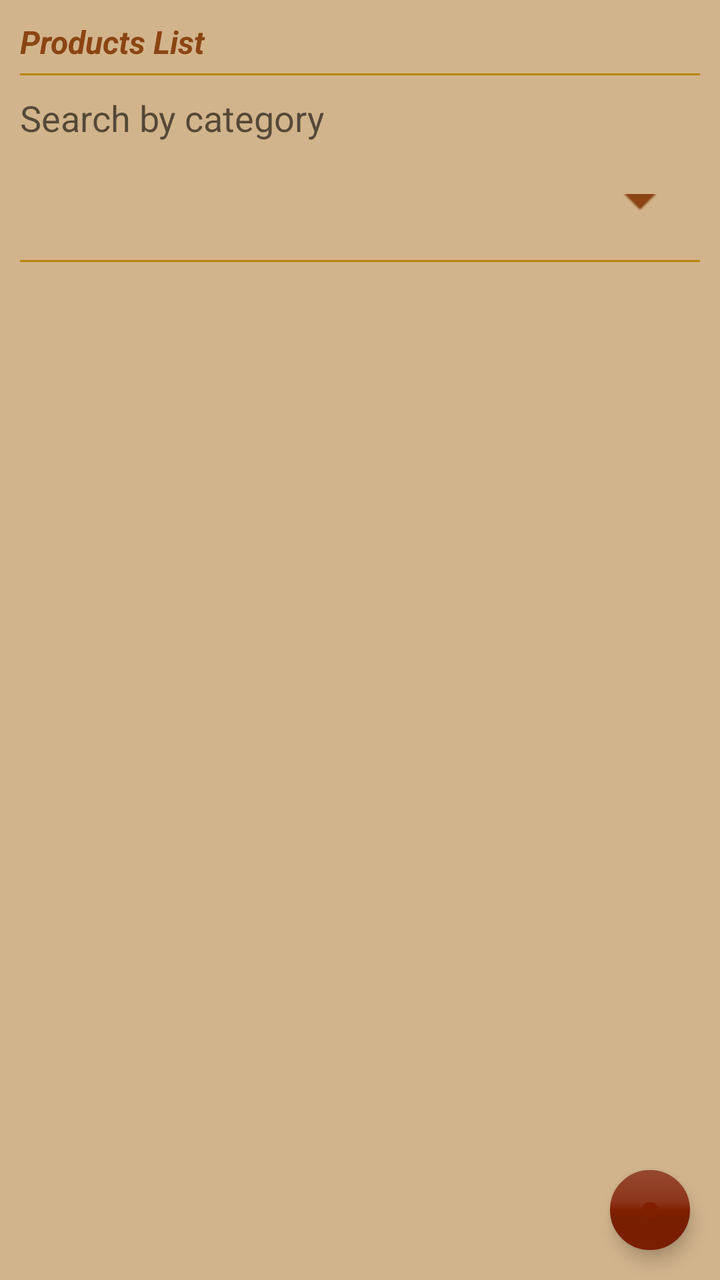
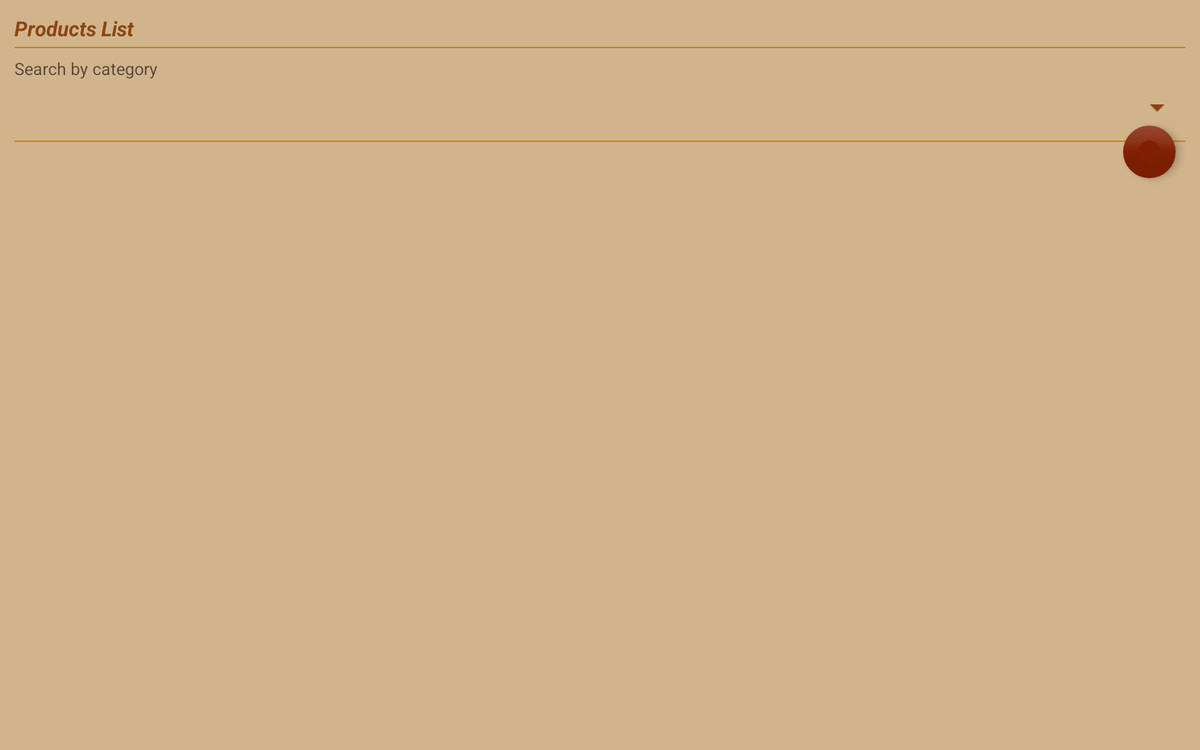

The same Android screen from two of the app's own layout files: first res/layout/ as a phone draws it, then the repository's variant for another configuration, drawn on a device whose configuration selects that folder. Both files follow.
<!-- AndroidManifest.xml: application theme AppTheme -->
<!-- res/layout/fragment_productos_mannager.xml -->
<android.support.design.widget.CoordinatorLayout xmlns:android="http://schemas.android.com/apk/res/android"
    xmlns:app="http://schemas.android.com/apk/res-auto"
    android:id="@+id/coordinator"
    android:layout_width="match_parent"
    android:layout_height="match_parent"
    android:background="@color/windowBackgroundColor">

    <android.support.v7.widget.RecyclerView
        android:id="@+id/list_items"
        android:layout_width="match_parent"
        android:layout_height="match_parent"
        android:layout_below="@+id/app_bar"
        android:paddingLeft="5dp"
        android:paddingRight="5dp"
        android:paddingTop="5dp"
        android:scrollbars="vertical"
        app:layout_behavior="@string/appbar_scrolling_view_behavior" />

    <android.support.design.widget.AppBarLayout
        android:id="@+id/app_bar"
        android:layout_width="match_parent"
        android:layout_height="wrap_content"
        android:fitsSystemWindows="true"
        android:background="@color/windowBackgroundColor"
       >

        
        <android.support.design.widget.CollapsingToolbarLayout
            android:id="@+id/collapser"
            android:layout_width="match_parent"
            android:layout_height="match_parent"
            android:fitsSystemWindows="true"
            app:contentScrim="@color/windowBackgroundColor"
            app:layout_scrollFlags="scroll|exitUntilCollapsed">

            <LinearLayout
                android:layout_width="match_parent"
                android:layout_height="match_parent"
                android:fitsSystemWindows="true"
                android:orientation="vertical"
                android:padding="10dp"
                app:layout_collapseMode="parallax">

                <TextView
                    android:id="@+id/textView20"
                    android:layout_width="match_parent"
                    android:layout_height="wrap_content"
                    android:text="@string/products_list"
                    android:textAppearance="?android:attr/textAppearanceLarge"
                    android:textColor="@color/colorPrimary"
                    android:textSize="@dimen/text_medium"
                    android:textStyle="normal|bold|italic" />

                <View
                    android:layout_width="match_parent"
                    android:layout_height="1dp"
                    android:layout_marginBottom="5dp"
                    android:layout_marginTop="5dp"
                    android:background="@color/textTitletColor"
                    android:textStyle="bold|italic" />

                <TextView
                    android:id="@+id/textView200"
                    android:layout_width="wrap_content"
                    android:layout_height="wrap_content"
                    android:layout_marginTop="4dp"
                    android:ellipsize="end"
                    android:singleLine="true"
                    android:text="@string/searchforcategory"
                    android:textAppearance="?android:attr/textAppearanceMedium"
                     />

                <Spinner
                    android:id="@+id/spinnerCategory2"
                    android:layout_width="match_parent"
                    android:layout_height="wrap_content"
                    android:background="@drawable/spinnerback"
                    android:spinnerMode="dropdown" />

                <View
                    android:layout_width="match_parent"
                    android:layout_height="1dp"
                    android:layout_marginBottom="5dp"
                    android:background="@color/textTitletColor"
                    android:textStyle="bold|italic" />


            </LinearLayout>
        </android.support.design.widget.CollapsingToolbarLayout>


    </android.support.design.widget.AppBarLayout>

    <android.support.design.widget.FloatingActionButton

        android:id="@+id/newproduct"
        android:layout_width="wrap_content"
        android:layout_height="wrap_content"
        android:layout_marginBottom="@dimen/dimen_fabmargin"
        android:layout_marginRight="@dimen/dimen_fabmargin"
        android:src="@drawable/add_min"
        app:borderWidth="@dimen/floatbuttonBorder"
        app:elevation="@dimen/fab_elevation"
        app:fabSize="mini"
        app:layout_anchor="@id/list_items"
        app:layout_anchorGravity="bottom|right" />

</android.support.design.widget.CoordinatorLayout>
<!-- resources referenced by this layout -->
<resources>
  <color name="colorPrimary">#8b4513</color>
  <color name="textTitletColor">#b8860b</color>
  <color name="windowBackgroundColor">#D2B48C</color>
  <dimen name="dimen_fabmargin">15dp</dimen>
  <dimen name="fab_elevation">5dp</dimen>
  <!-- from res/values-v21/ -->
  <dimen name="floatbuttonBorder">16dp</dimen>
  <dimen name="text_medium">16sp</dimen>
  <!-- drawable spinnerback: png bitmap (drawable, 268 bytes) -->
  <string name="products_list">Products List</string>
  <string name="searchforcategory">Search by category</string>
  <!-- from res/values-v21/ -->
  <style name="AppTheme" parent="AppTheme.Base" />
  <!-- from res/values-v21/ -->
  <style name="AppTheme.Base" parent="Theme.AppCompat.Light.NoActionBar">
          <item name="android:windowContentTransitions">true</item>
          <item name="android:windowAllowEnterTransitionOverlap">true</item>
          <item name="android:windowAllowReturnTransitionOverlap">true</item>
          <item name="android:windowSharedElementEnterTransition">@android:transition/move</item>
          <item name="android:windowSharedElementExitTransition">@android:transition/move</item>
          <item name="android:windowBackground">@color/windowBackgroundColor</item>
          <item name="colorAccent">@color/colorAccent</item>
          <item name="colorPrimary">@color/colorPrimary</item>
          <item name="colorPrimaryDark">@color/colorPrimaryDark</item>
          <item name="bs_bottomSheetStyle">@style/BottomSheet.StyleDialog</item>
          <item name="md_background_color">@color/windowBackgroundColor</item>
          <item name="md_title_color">@color/colorPrimary</item>
          <item name="md_content_color">#ff565656</item>
          <item name="md_positive_color">#ff030101</item>
          <item name="md_neutral_color">#ff030101</item>
          <item name="md_negative_color">#ff030101</item>
      </style>
  <color name="colorAccent">#802002</color>
  <color name="colorPrimaryDark">#5e200f</color>
  <style name="BottomSheet.StyleDialog" parent="BottomSheet.Dialog">
          <item name="android:backgroundDimAmount">0.5</item>
          <item name="android:windowAnimationStyle">@style/BottomSheet.Animation</item>
          <item name="android:textColorPrimary">@color/colorPrimary</item>
          <item name="android:textColorSecondary">@android:color/background_dark</item>
          <item name="android:textColorHint">#b8915f23</item>
          <item name="bs_dialogBackground">@color/windowBackgroundColor</item>
          <item name="bs_dividerColor">@color/colorPrimary</item>
          <item name="bs_numColumns">4</item>
          <item name="bs_listStyle">@style/BottomSheet.StyleList</item>
      </style>
  <style name="BottomSheet.StyleList">
          <item name="android:listSelector">@drawable/bs_list_selector</item>
          <item name="android:layoutAnimation">@anim/bs_list_layout_fade_in</item>
      </style>
  <!-- drawable bs_list_selector (drawable) -->
  <?xml version="1.0" encoding="utf-8"?>
  <selector xmlns:android="http://schemas.android.com/apk/res/android">
  
      <item android:state_pressed="true">
          <shape>
              <padding android:bottom="@dimen/dimen_padding_button" android:top="@dimen/dimen_padding_button" />
              <solid android:color="@color/textTitletColor" />
          </shape>
      </item>
      <item android:state_focused="true">
          <shape>
              <padding android:bottom="@dimen/dimen_padding_button" android:top="@dimen/dimen_padding_button" />
              <solid android:color="#77000000" />
          </shape>
      </item>
      <item android:drawable="@android:color/transparent" />
  
  </selector>
  <dimen name="dimen_padding_button">10dp</dimen>
</resources>
<!-- res/layout-xlarge/fragment_productos_mannager.xml (the repository's variant of the layout above) -->
<!-- drawn on a large tablet held sideways -->
<android.support.design.widget.CoordinatorLayout xmlns:android="http://schemas.android.com/apk/res/android"
    xmlns:app="http://schemas.android.com/apk/res-auto"
    android:id="@+id/coordinator"
    android:layout_width="match_parent"
    android:layout_height="match_parent"
    android:background="@color/windowBackgroundColor">

    <LinearLayout
        android:layout_width="match_parent"
        android:layout_height="wrap_content"
        android:layout_margin="15dp"
        android:orientation="vertical">


        <TextView
            android:id="@+id/textView20"
            android:layout_width="match_parent"
            android:layout_height="wrap_content"

            android:text="@string/products_list"
            android:textAppearance="?android:attr/textAppearanceLarge"
            android:textColor="@color/colorPrimary"
            android:textStyle="normal|bold|italic" />

        <View
            android:id="@+id/separator"
            android:layout_width="match_parent"
            android:layout_height="1dp"
            android:layout_marginBottom="5dp"
            android:layout_marginTop="5dp"
            android:background="@color/textTitletColor"
            android:textStyle="bold|italic" />

        <TextView
            android:id="@+id/textView200"
            android:layout_width="wrap_content"
            android:layout_height="wrap_content"
            android:layout_marginTop="4dp"
            android:ellipsize="end"
            android:singleLine="true"
            android:text="@string/searchforcategory"
            android:textAppearance="?android:attr/textAppearanceMedium"
            />

        <Spinner
            android:id="@+id/spinnerCategory2"
            android:layout_width="match_parent"
            android:layout_height="wrap_content"
            android:background="@drawable/spinnerback"
            android:spinnerMode="dropdown" />

        <View
            android:layout_width="match_parent"
            android:layout_height="1dp"
            android:layout_marginBottom="5dp"
            android:layout_marginTop="5dp"
            android:background="@color/textTitletColor"
            android:textStyle="bold|italic" />

        <android.support.v7.widget.RecyclerView
            android:id="@+id/list_items"
            android:layout_width="match_parent"
            android:layout_height="match_parent"
            android:layout_alignParentEnd="true"
            android:layout_alignParentRight="true"
            android:paddingLeft="5dp"
            android:paddingRight="5dp"
            android:paddingTop="5dp"
            android:scrollbars="vertical" />
    </LinearLayout>

    <android.support.design.widget.FloatingActionButton
        android:id="@+id/newproduct"
        android:layout_width="56dp"
        android:layout_height="56dp"
        android:layout_marginRight="@dimen/dimen_fabmargin"
        android:layout_marginBottom="@dimen/dimen_fabmargin"
        android:src="@drawable/add_min"
        app:borderWidth="@dimen/floatbuttonBorder"
        app:layout_anchor="@id/list_items"
        app:layout_anchorGravity="bottom|right"
        android:elevation="@dimen/fab_elevation"
        android:cropToPadding="false" />
</android.support.design.widget.CoordinatorLayout>
<!-- resources referenced by the variant -->
<!-- as a large tablet held sideways resolves them -->
<resources>
  <color name="colorPrimary">#8b4513</color>
  <color name="textTitletColor">#b8860b</color>
  <color name="windowBackgroundColor">#D2B48C</color>
  <!-- from res/values-xlarge/ -->
  <dimen name="dimen_fabmargin">26dp</dimen>
  <dimen name="fab_elevation">5dp</dimen>
  <!-- from res/values-v21/ -->
  <dimen name="floatbuttonBorder">16dp</dimen>
  <!-- drawable spinnerback: png bitmap (drawable, 268 bytes) -->
  <string name="products_list">Products List</string>
  <string name="searchforcategory">Search by category</string>
  <!-- from res/values-v21/ -->
  <style name="AppTheme" parent="AppTheme.Base" />
  <!-- from res/values-v21/ -->
  <style name="AppTheme.Base" parent="Theme.AppCompat.Light.NoActionBar">
          <item name="android:windowContentTransitions">true</item>
          <item name="android:windowAllowEnterTransitionOverlap">true</item>
          <item name="android:windowAllowReturnTransitionOverlap">true</item>
          <item name="android:windowSharedElementEnterTransition">@android:transition/move</item>
          <item name="android:windowSharedElementExitTransition">@android:transition/move</item>
          <item name="android:windowBackground">@color/windowBackgroundColor</item>
          <item name="colorAccent">@color/colorAccent</item>
          <item name="colorPrimary">@color/colorPrimary</item>
          <item name="colorPrimaryDark">@color/colorPrimaryDark</item>
          <item name="bs_bottomSheetStyle">@style/BottomSheet.StyleDialog</item>
          <item name="md_background_color">@color/windowBackgroundColor</item>
          <item name="md_title_color">@color/colorPrimary</item>
          <item name="md_content_color">#ff565656</item>
          <item name="md_positive_color">#ff030101</item>
          <item name="md_neutral_color">#ff030101</item>
          <item name="md_negative_color">#ff030101</item>
      </style>
  <color name="colorAccent">#802002</color>
  <color name="colorPrimaryDark">#5e200f</color>
  <style name="BottomSheet.StyleDialog" parent="BottomSheet.Dialog">
          <item name="android:backgroundDimAmount">0.5</item>
          <item name="android:windowAnimationStyle">@style/BottomSheet.Animation</item>
          <item name="android:textColorPrimary">@color/colorPrimary</item>
          <item name="android:textColorSecondary">@android:color/background_dark</item>
          <item name="android:textColorHint">#b8915f23</item>
          <item name="bs_dialogBackground">@color/windowBackgroundColor</item>
          <item name="bs_dividerColor">@color/colorPrimary</item>
          <item name="bs_numColumns">4</item>
          <item name="bs_listStyle">@style/BottomSheet.StyleList</item>
      </style>
  <style name="BottomSheet.StyleList">
          <item name="android:listSelector">@drawable/bs_list_selector</item>
          <item name="android:layoutAnimation">@anim/bs_list_layout_fade_in</item>
      </style>
  <!-- drawable bs_list_selector (drawable) -->
  <?xml version="1.0" encoding="utf-8"?>
  <selector xmlns:android="http://schemas.android.com/apk/res/android">
  
      <item android:state_pressed="true">
          <shape>
              <padding android:bottom="@dimen/dimen_padding_button" android:top="@dimen/dimen_padding_button" />
              <solid android:color="@color/textTitletColor" />
          </shape>
      </item>
      <item android:state_focused="true">
          <shape>
              <padding android:bottom="@dimen/dimen_padding_button" android:top="@dimen/dimen_padding_button" />
              <solid android:color="#77000000" />
          </shape>
      </item>
      <item android:drawable="@android:color/transparent" />
  
  </selector>
  <dimen name="dimen_padding_button">10dp</dimen>
</resources>
